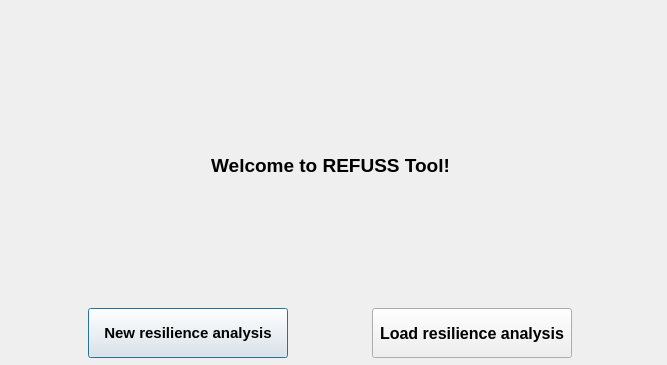
<?xml version="1.0" encoding="UTF-8"?>
<ui version="4.0">
 <class>WelcomeWindow</class>
 <widget class="QDialog" name="WelcomeWindow">
  <property name="geometry">
   <rect>
    <x>0</x>
    <y>0</y>
    <width>667</width>
    <height>365</height>
   </rect>
  </property>
  <property name="windowTitle">
   <string>Dialog</string>
  </property>
  <property name="windowIcon">
   <iconset resource="resources.qrc">
    <normaloff>:/icon/icons/REFUSS LOGO.ico</normaloff>:/icon/icons/REFUSS LOGO.ico</iconset>
  </property>
  <widget class="QWidget" name="verticalLayoutWidget">
   <property name="geometry">
    <rect>
     <x>10</x>
     <y>10</y>
     <width>641</width>
     <height>348</height>
    </rect>
   </property>
   <layout class="QVBoxLayout" name="verticalLayout" stretch="0,2,1">
    <item>
     <widget class="QLabel" name="label">
      <property name="text">
       <string/>
      </property>
      <property name="pixmap">
       <pixmap resource="resources.qrc">:/icon/icons/REFUSS LOGO.ico</pixmap>
      </property>
      <property name="scaledContents">
       <bool>false</bool>
      </property>
      <property name="alignment">
       <set>Qt::AlignCenter</set>
      </property>
     </widget>
    </item>
    <item>
     <widget class="QLabel" name="WelcomeLabel">
      <property name="text">
       <string>&lt;html&gt;&lt;head/&gt;&lt;body&gt;&lt;p align=&quot;center&quot;&gt;&lt;span style=&quot; font-size:14pt; font-weight:700;&quot;&gt;Welcome to REFUSS Tool!&lt;/span&gt;&lt;/p&gt;&lt;/body&gt;&lt;/html&gt;</string>
      </property>
     </widget>
    </item>
    <item>
     <layout class="QHBoxLayout" name="horizontalLayout">
      <item>
       <widget class="QPushButton" name="NewButton">
        <property name="sizePolicy">
         <sizepolicy hsizetype="Fixed" vsizetype="Fixed">
          <horstretch>0</horstretch>
          <verstretch>0</verstretch>
         </sizepolicy>
        </property>
        <property name="minimumSize">
         <size>
          <width>0</width>
          <height>0</height>
         </size>
        </property>
        <property name="maximumSize">
         <size>
          <width>200</width>
          <height>50</height>
         </size>
        </property>
        <property name="font">
         <font>
          <pointsize>11</pointsize>
          <bold>true</bold>
         </font>
        </property>
        <property name="text">
         <string>New resilience analysis</string>
        </property>
        <property name="default">
         <bool>false</bool>
        </property>
        <property name="flat">
         <bool>false</bool>
        </property>
       </widget>
      </item>
      <item>
       <widget class="QPushButton" name="LoadButton">
        <property name="sizePolicy">
         <sizepolicy hsizetype="Fixed" vsizetype="Fixed">
          <horstretch>0</horstretch>
          <verstretch>0</verstretch>
         </sizepolicy>
        </property>
        <property name="minimumSize">
         <size>
          <width>200</width>
          <height>50</height>
         </size>
        </property>
        <property name="maximumSize">
         <size>
          <width>200</width>
          <height>50</height>
         </size>
        </property>
        <property name="font">
         <font>
          <pointsize>12</pointsize>
          <bold>true</bold>
         </font>
        </property>
        <property name="text">
         <string>Load resilience analysis</string>
        </property>
       </widget>
      </item>
     </layout>
    </item>
   </layout>
  </widget>
 </widget>
 <resources>
  <include location="resources.qrc"/>
 </resources>
 <connections/>
</ui>
